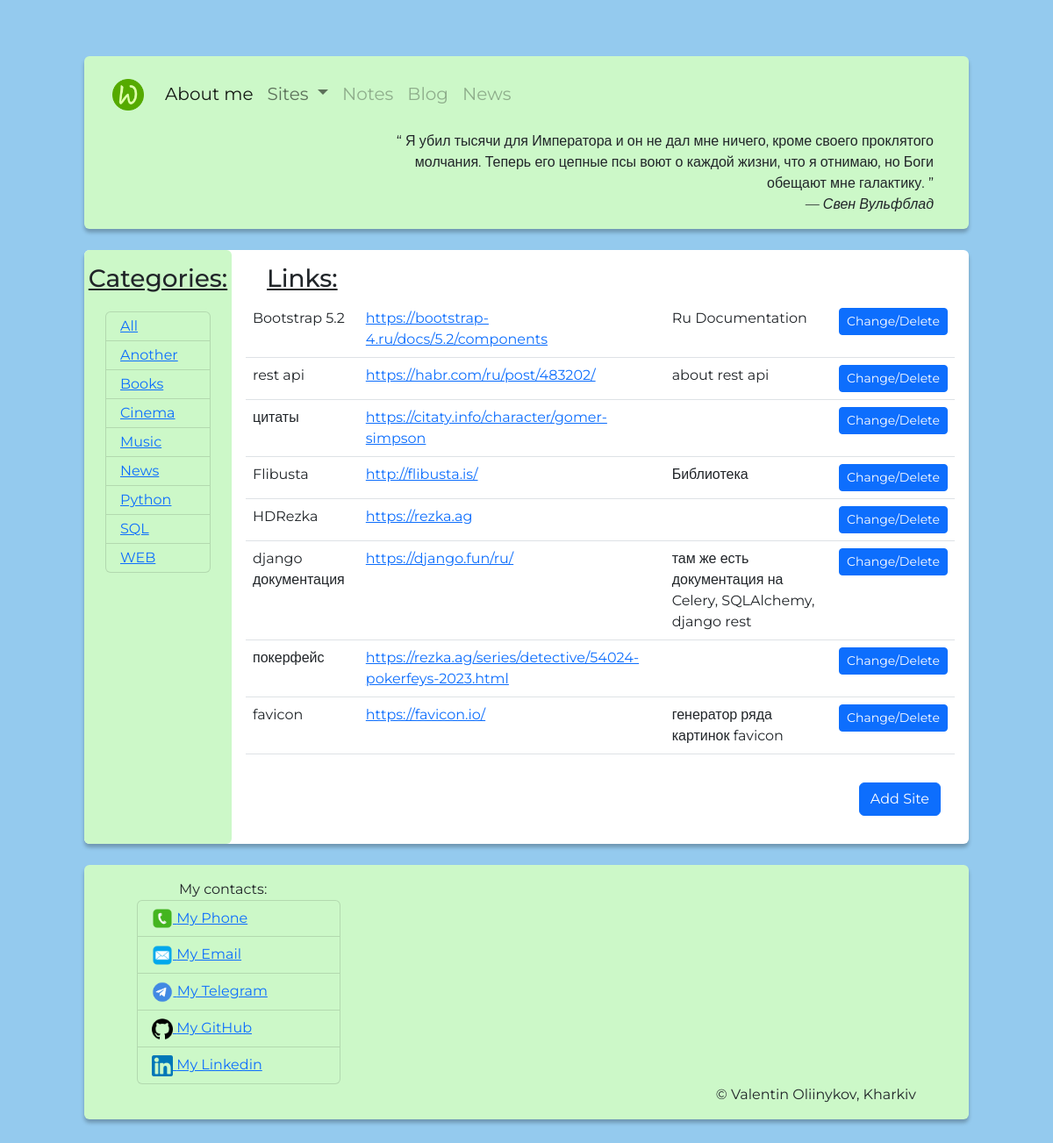
/notes/sites/, run on the app's committed database.
### notes/models.py (models this page shows, shortened)
class Category(models.Model):
    name = models.CharField(max_length=150)
    class Meta:
        verbose_name = "Category"
        verbose_name_plural = "Categories"
        db_table = "categories"
        ordering = ["name",]

class SiteNote(models.Model):
    title = models.CharField(max_length=150)
    url = models.URLField(unique=True, null=False)
    description = models.TextField(null=True, blank=True)
    category = models.ForeignKey(
        Category,
        on_delete=models.CASCADE,
        related_name="sites",
        )
    created_at = models.DateTimeField(auto_now=True)
    class Meta:
        db_table = "sites_notes"
        ordering = ["created_at", "title", "url"]

### notes/views.py (the view)
# urls.py: path("sites/", vn.sites_all),
def sites_all(request):
    sites = SiteNote.objects.all()
    return render(
        request,
        template_name="notes/sites.html",
        context={
            "title": "Useful Links",
            "sites": sites,
        }
    )

### components/quotes.py (called while the page is built)
def get_json_data(path_):
    with open(path_, 'r') as json_object:
        json_data = json.load(json_object)
    return json_data

def random_quote(path = path_to_json):
    try:
        quotes = get_json_data(path)
        return random.choice(quotes)
    except FileNotFoundError as fnfe:
        print(fnfe)
        return

### notes/midlewares.py (called while the page is built)
def categories_sites(request):
    return {"categories": Category.objects.all()}

def quotes_random(request):
    path_to_json = DATABASES_QUOTER
    return {'random_quote': random_quote(path_to_json)
    }

### templates/notes/sites.html (shortened to what this page needs)
{% extends "base.html" %}
{% block content %}
<div class="col-2 back_color rounded text-truncate ">
    <h3 class="text-center text-decoration-underline mt-2 py-2 overflow-auto">Categories:</h3>
    <ul class="list-group py-1 back_color mx-4 overflow-auto">
        <li class="list-group-item py-1 back_color"><a href="/notes/sites/">All</a></li>
        {% for cat in categories%}
        <li class="list-group-item py-1 back_color">
            <a href="{% url 'site_category' category_name=cat.name %}">{{ cat.name }}</a>
        </li>
        {% endfor %}
    </ul>
</div>
<div class="col m-3">
    <h3 class="text-decoration-underline mx-4 overflow-auto">Links:</h3>
    <table class="table">
        {% for site in sites %}
        <tr>
            <td>{{site.title}}</td>
            <td>
                <a href="{{site.url}}" target="_blank">{{site.url}}</a>
            </td>
            <td>
                {{site.description}}
            </td>
            <td class=""> <a href="/admin/notes/sitenote/{{ site.id }}/change/">
                    <button class="btn btn-primary btn-sm">Change/Delete</button>
                </a>
            </td>
        </tr>
        {% endfor %}
    </table>
        <span class="float-end m-3">
            <a href="/admin/notes/sitenote/add/"><button class="btn btn-primary">Add Site</button></a>
        </span>
</div>
{% endblock %}

### static/styles.css (style rules this page uses)
:root { --all_width: 90%; --back_color: rgb(204, 248, 200); }
body { font-family: "Montserrat", sans-serif; padding: 40px 40px 40px 40px; background-color: rgb(148, 202, 238); background-image: url("/static/images/background_forest.jpeg"); background-repeat: space; background-position: center; background-attachment: fixed; background-size: 100%; }
.back_color { background-color: var(--back_color); }

### data on the page
Category: name "Another"
Category: name "Books"
Category: name "Cinema"
Category: name "Music"
Category: name "News"
Category: name "Python"
Category: name "SQL"
Category: name "WEB"
SiteNote: title "Bootstrap 5.2", url "https://bootstrap-4.ru/docs/5.2/components", description "Ru Documentation"
SiteNote: title "rest api", url "https://habr.com/ru/post/483202/", description "about rest api"
SiteNote: title "цитаты", url "https://citaty.info/character/gomer-simpson"
SiteNote: title "Flibusta", url "http://flibusta.is/", description "Библиотека"
SiteNote: title "HDRezka", url "https://rezka.ag"
SiteNote: title "django документация", url "https://django.fun/ru/", description "там же есть документация на Celery, SQLAlchemy, django rest"
SiteNote: title "покерфейс", url "https://rezka.ag/series/detective/54024-pokerfeys-2023.html"
SiteNote: title "favicon", url "https://favicon.io/", description "генератор ряда картинок favicon"

### other printed values
{{ random_quote.0 }} "Я убил тысячи для Императора и он не дал мне ничего, кроме своего проклятого молчания. Теперь его цепные псы воют о каждой жизни, что я отнимаю, но Боги обещают мне галактику."
{{ random_quote.1 }} "— Свен Вульфблад"
